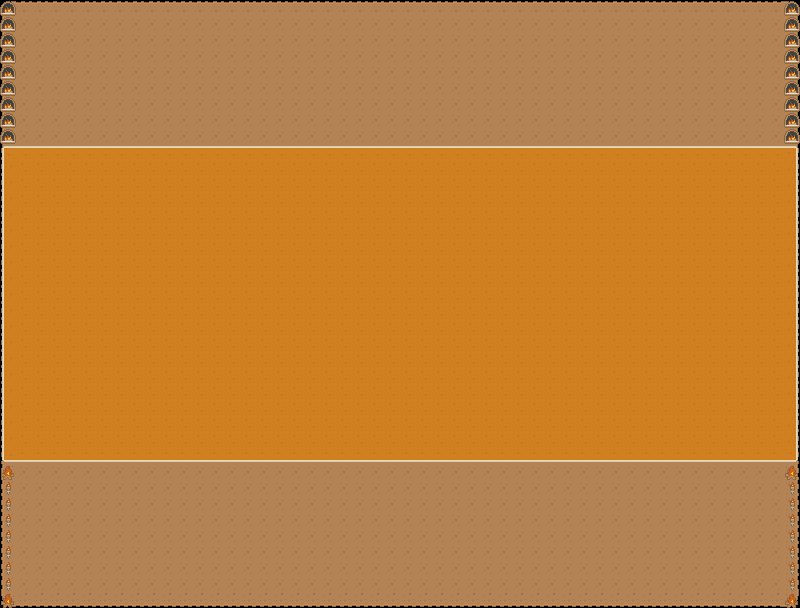

A 2D game scene composited from a Tiled map and its tileset images. What follows is a short description and the map's XML, with each tile layer's data collapsed to a summary:
An orthogonal 50x38 tile map with 16x16 px tiles, 3 tile layers (worldLayer, worldRiverLayer, worldAnimationLayer) and 9 objects.

<map version="1.0" tiledversion="1.0.3" orientation="orthogonal" renderorder="right-down" width="50" height="38" tilewidth="16" tileheight="16" nextobjectid="1">
 <tileset firstgid="1" name="environment" tilewidth="16" tileheight="16" spacing="1" tilecount="1767" columns="57">
  <image source="environment.png" trans="ff00ff" width="968" height="526" />
  <tile id="471">
   <animation>
    <frame tileid="471" duration="500" />
    <frame tileid="470" duration="500" />
   </animation>
  </tile>
  <tile id="474">
   <animation>
    <frame tileid="474" duration="500" />
    <frame tileid="473" duration="500" />
   </animation>
  </tile>
  <tile id="510">
   <animation>
    <frame tileid="453" duration="500" />
    <frame tileid="454" duration="500" />
   </animation>
  </tile>
  <tile id="751">
   <objectgroup draworder="index">
    <object id="10" x="2.03125" y="1.90625" width="13.875" height="14.0938" />
   </objectgroup>
  </tile>
  <tile id="752">
   <objectgroup draworder="index">
    <object id="1" x="-0.03125" y="2" width="15.9375" height="13.9063" />
   </objectgroup>
  </tile>
  <tile id="753">
   <objectgroup draworder="index">
    <object id="1" x="-0.03125" y="1.9375" width="14.0313" height="14.0313" />
   </objectgroup>
  </tile>
  <tile id="808">
   <objectgroup draworder="index">
    <object id="1" x="2" y="0" width="13.9375" height="15.9688" />
   </objectgroup>
  </tile>
  <tile id="809">
   <objectgroup draworder="index">
    <object id="1" x="-0.0625" y="0" width="16" height="16" />
   </objectgroup>
  </tile>
  <tile id="810">
   <objectgroup draworder="index">
    <object id="1" x="0" y="-0.03125" width="13.9688" height="16.0313" />
   </objectgroup>
  </tile>
  <tile id="865">
   <objectgroup draworder="index">
    <object id="1" x="1.96875" y="0" width="14" height="14" />
   </objectgroup>
  </tile>
  <tile id="866">
   <objectgroup draworder="index">
    <object id="1" x="0" y="0" width="15.9688" height="14" />
   </objectgroup>
  </tile>
  <tile id="867">
   <objectgroup draworder="index">
    <object id="1" x="0" y="0" width="14.0313" height="14" />
   </objectgroup>
  </tile>
 </tileset>
 <layer name="worldLayer" width="50" height="38">
  <data>[1900 cells, 1900 non-empty, 9 distinct tile ids]</data>
 </layer>
 <layer name="worldRiverLayer" width="50" height="38">
  <data>[1900 cells, 1000 non-empty, 9 distinct tile ids]</data>
 </layer>
 <layer name="worldAnimationLayer" width="50" height="38">
  <data>[1900 cells, 36 non-empty, 3 distinct tile ids]</data>
 </layer>
</map>
